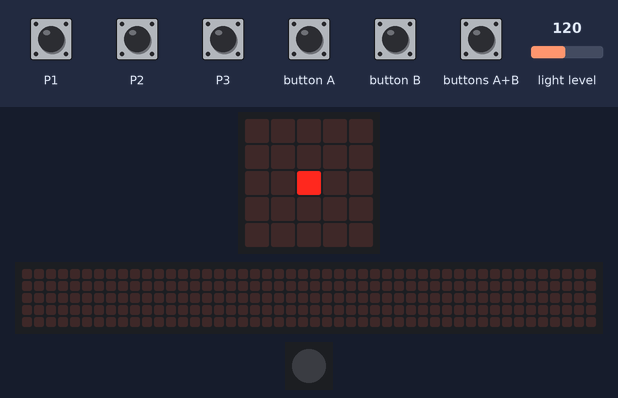
Simulated run of this program. Board: Calliope mini (MakeCode). Shown: the board's 5×5 LED display, a strip that is not on the board, showing the scrolling text unrolled, 1 RGB LEDs in strip order, left to right. The test bench sets the inputs (shaded band); at power-on: light level 120. The 48×5 strip is a reading aid, not a part: it shows the text the display is scrolling, unrolled, one strip-width of it at a time.

Above: at 1.2 s.
1.3 s: touch pin P1 pressed for 0.15 s
At 2.4 s:
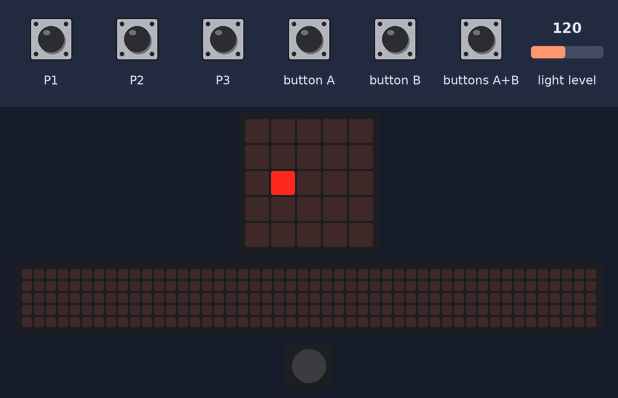
2.9 s: touch pin P3 pressed for 0.15 s
At 3.5 s:
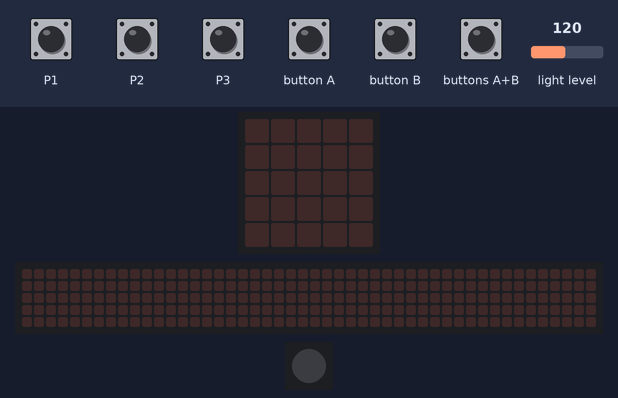
4.5 s: buttons A+B pressed for 0.15 s
At 4.8 s:
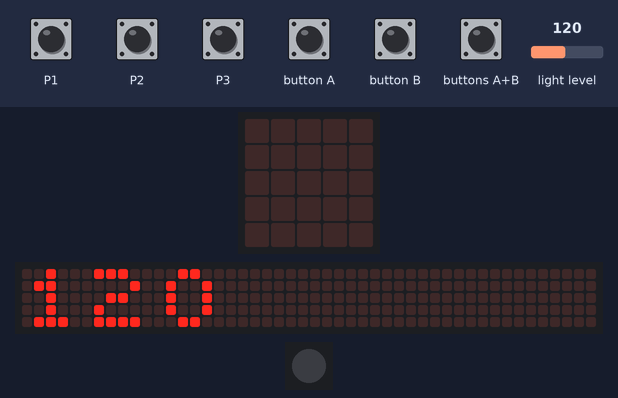
5.2 s: light level set to 128
8.2 s: button B pressed for 0.15 s
At 8.55 s:
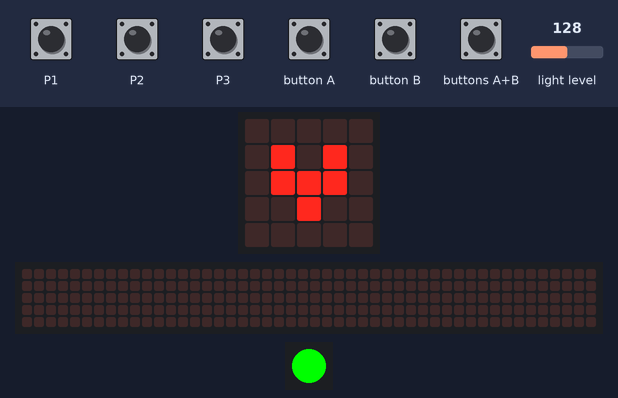
8.9 s: button A pressed for 0.15 s
At 9.75 s:
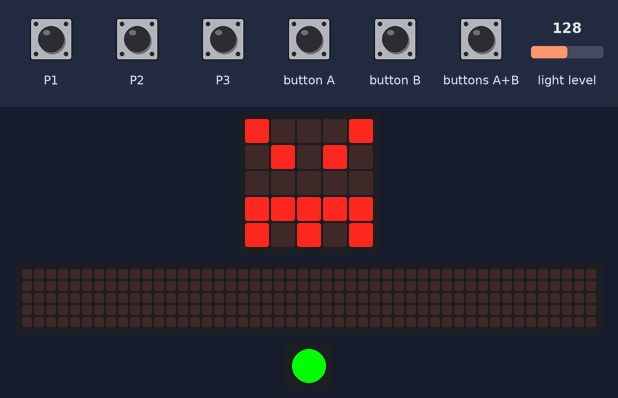
Timing chart, 0 to 11.9 s (numbered marks = the images above; inputs shaded):
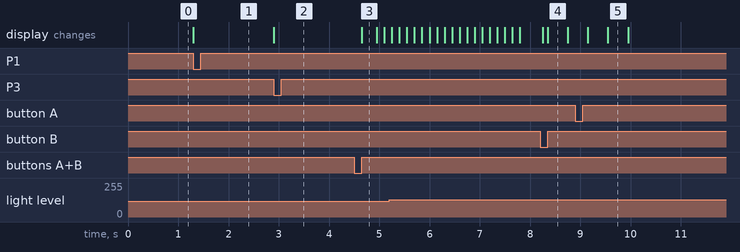

Measured:
- after the input at 1.3 s, the display: changes at once (image 1)
- after the input at 2.9 s, the display: changes at once (image 2)
- after the input at 4.5 s, the display: changes after 0.15 s (image 3)
- after the input at 8.2 s, the display: first differs from a run without the input after 0.15 s (image 4)
- after the input at 8.9 s, the display: first differs from a run without the input after 0.65 s (image 5)
- what the display in image 4 shows lasts 0.4 s, from 8.4 s to 8.8 s

The program:

main.ts
```typescript
input.onGesture(Gesture.TiltRight, function () {
    if (showDot == 0) {
        music.startMelody(music.builtInMelody(Melodies.Nyan), MelodyOptions.Once)
    }
})
input.onGesture(Gesture.LogoUp, function () {
    if (dotY <= 0) {
        dotY = 4
    } else {
        dotY += -1
    }
})
input.onPinTouchEvent(TouchPin.P1, input.buttonEventDown(), function () {
    if (dotX <= 0) {
        dotX = 4
    } else {
        dotX += -1
    }
})
input.onButtonEvent(Button.A, input.buttonEventClick(), function () {
    if (showDot == 0) {
        basic.showLeds(`
            # . . . #
            . # . # .
            . . . . .
            # # # # #
            # . # . #
            `)
        basic.clearScreen()
    }
})
input.onGesture(Gesture.TiltLeft, function () {
    if (showDot == 0) {
        music.startMelody(music.builtInMelody(Melodies.Funeral), MelodyOptions.Once)
    }
})
input.onButtonEvent(Button.AB, input.buttonEventClick(), function () {
    if (showDot == 0) {
        basic.showNumber(input.lightLevel())
        if (input.lightLevel() < 128) {
            basic.setLedColor(0xff0000)
        } else {
            basic.setLedColor(0x00ff00)
        }
    }
})
input.onButtonEvent(Button.B, input.buttonEventClick(), function () {
    if (showDot == 0) {
        basic.showLeds(`
            . . . . .
            . # . # .
            . # # # .
            . . # . .
            . . . . .
            `)
        basic.showLeds(`
            . # . # .
            # # # # #
            # # # # #
            . # # # .
            . . # . .
            `)
        basic.showLeds(`
            . . . . .
            . # . # .
            . # # # .
            . . # . .
            . . . . .
            `)
        basic.clearScreen()
    }
})
input.onGesture(Gesture.LogoDown, function () {
    if (dotY >= 4) {
        dotY = 0
    } else {
        dotY += 1
    }
})
input.onPinTouchEvent(TouchPin.P0, input.buttonEventDown(), function () {
    showDot = 1
})
input.onPinTouchEvent(TouchPin.P2, input.buttonEventDown(), function () {
    if (dotX >= 4) {
        dotX = 0
    } else {
        dotX += 1
    }
})
input.onPinTouchEvent(TouchPin.P3, input.buttonEventDown(), function () {
    showDot = 0
    basic.clearScreen()
})
let showDot = 0
let dotY = 0
let dotX = 0
dotX = 2
dotY = 2
showDot = 1
basic.forever(function () {
    if (showDot == 1) {
        basic.clearScreen()
        led.plot(dotX, dotY)
    }
})
```

test.ts
```typescript
// Hier kann man Tests durchführen; diese Datei wird nicht kompiliert, wenn dieses Paket als Erweiterung verwendet wird.
```
